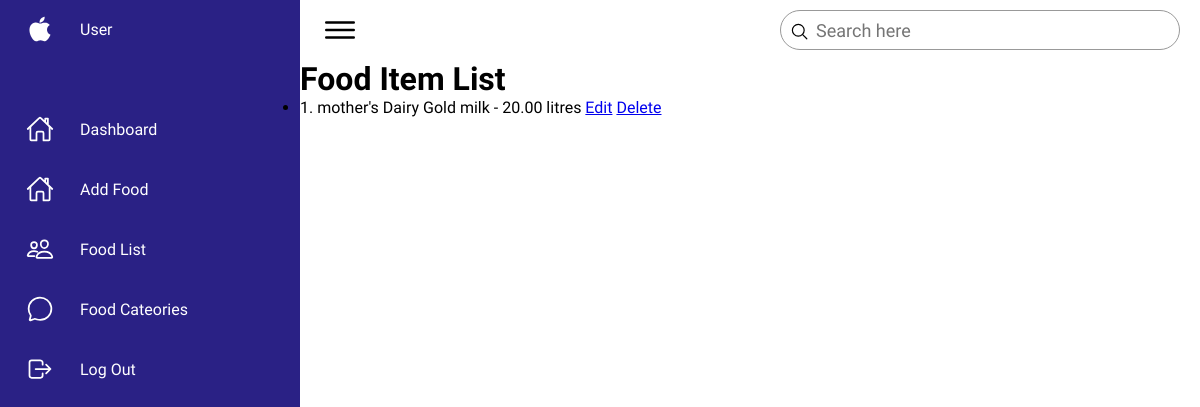
The page /food_item_list/ (signed in) on the database as committed earlier.
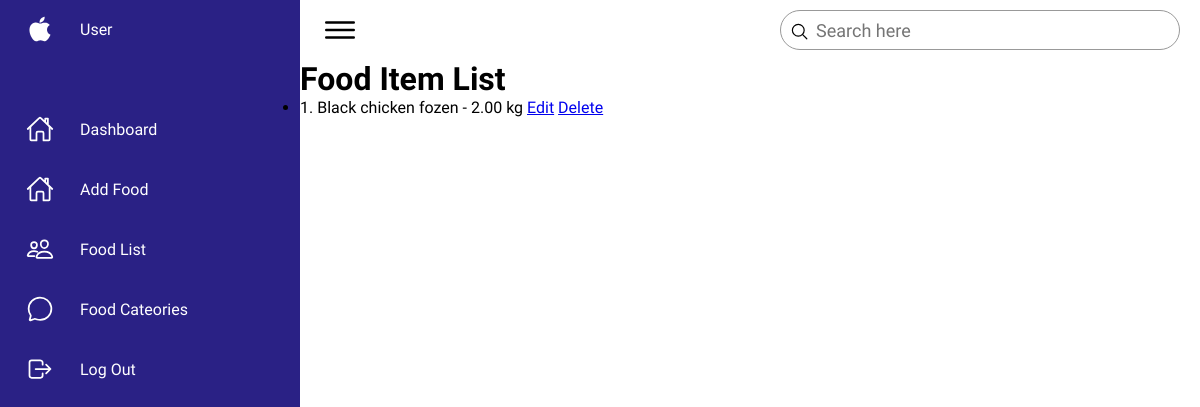
The same page on the database as committed later.
### food_management/models.py (models this page shows, shortened)
class FoodItem(models.Model):
    UNIT_CHOICES = [
        ('kg', 'kg'),
        ('g', 'g'),
        ('ml', 'ml'),
        ('pieces', 'pieces'),
        ('packets', 'packets'),
        ('litres', 'litres'),
        ('units', 'units'),
        ('other', 'other'),
    ]
    category = models.ForeignKey(FoodCategory, on_delete=models.CASCADE)
    name = models.CharField(max_length=200)
    quantity = models.DecimalField(max_digits=10, decimal_places=2)
    unit = models.CharField(max_length=20, choices=UNIT_CHOICES)
    expiry_date = models.DateField()
    added_by = models.ForeignKey(User, on_delete=models.CASCADE)
    barcode = models.CharField(max_length=100, blank=True, null=True)

### food_management/views.py (the view)
# urls.py: path('food_item_list/', food_item_list, name='food_item_list'),
@login_required(login_url='user_login/')
def food_item_list(request):
    food_items = FoodItem.objects.filter(added_by=request.user)
    return render(request, 'food_management/food_item_list.html', {'food_items': food_items})

### templates/food_management/food_item_list.html (shortened to what this page needs)
{% extends 'base.html' %}
{% block content %}
<body>
    <h1>Food Item List</h1>
    <ul>
        {% for food_item in food_items %}
            <li>{{ forloop.counter }}. {{ food_item.name }} - {{ food_item.quantity }} {{ food_item.get_unit_display }}
                <a href="{% url 'edit_food_item' pk=food_item.pk %}">Edit</a>
                <a href="{% url 'delete_food_item' pk=food_item.pk %}">Delete</a>
            </li>
        {% endfor %}
    </ul>
{% endblock %}

### templates/base.html (shortened to what this page needs)
<!DOCTYPE html>
{% load static %}
<html lang="en">
  <head>
    <link rel="stylesheet" href="{% static 'assets/css/style.css' %}">
    <link rel="stylesheet" href="{% static 'assets/css/dashboard.css' %}">
</head>
  <body>
    <div class="container">
      <div class="navigation">
        <ul>
          <li>
            <a href="{% url 'dashboard' %}">
              <span class="icon">
                <ion-icon name="logo-apple"></ion-icon>
              </span>
              <span class="title">User</span>
            </a>
          </li>
          <li>
            <a href="{% url 'dashboard' %}">
              <span class="icon">
                <ion-icon name="home-outline"></ion-icon>
              </span>
              <span class="title">Dashboard</span>
            </a>
          </li>
          <li>
            <a href="{% url 'add_food_item' %}">
              <span class="icon">
                <ion-icon name="home-outline"></ion-icon>
              </span>
              <span class="title">Add Food</span>
            </a>
          </li>
          <li>
            <a href="{% url 'food_item_list' %}">
              <span class="icon">
                <ion-icon name="people-outline"></ion-icon>
              </span>
              <span class="title">Food List</span>
            </a>
          </li>
          <li>
            <a href="{% url 'category_list' %}">
              <span class="icon">
                <ion-icon name="chatbubble-outline"></ion-icon>
              </span>
              <span class="title">Food Cateories</span>
            </a>
          </li>
          <li>
            <a href="{% url 'user_logout' %}">
              <span class="icon">
                <ion-icon name="log-out-outline"></ion-icon>
              </span>
              <span class="title">Log Out</span>
            </a>
          </li>
        </ul>
      </div>
      <div class="main">
        <div class="topbar">
          <div class="toggle">
            <ion-icon name="menu-outline"></ion-icon>
          </div>
          <div class="search">
            <label>
              <input type="text" placeholder="Search here" />
              <ion-icon name="search-outline"></ion-icon>
            </label>
          </div>
        </div>
        <div class="content">
            {% block content %}{% endblock %}
          </div>
      </div>
    </div>
  </body>
</html>

### static/assets/css/style.css (style rules this page uses)
* { font-family: "Ubuntu", sans-serif; margin: 0; padding: 0; box-sizing: border-box; }
:root { --blue: #2a2185; --white: #fff; --gray: #f5f5f5; --black1: #222; --black2: #999; }
body { min-height: 100vh; overflow-x: hidden; }
.container { position: relative; width: 100%; }
.navigation { position: fixed; width: 300px; height: 100%; background: var(--blue); border-left: 10px solid var(--blue); transition: 0.5s; overflow: hidden; }
.navigation ul { position: absolute; top: 0; left: 0; width: 100%; }
.navigation ul li { position: relative; width: 100%; list-style: none; border-top-left-radius: 30px; border-bottom-left-radius: 30px; }
.navigation ul li:nth-child(1) { margin-bottom: 40px; pointer-events: none; }
.navigation ul li a { position: relative; display: block; width: 100%; display: flex; text-decoration: none; color: var(--white); }
.navigation ul li a .icon { position: relative; display: block; min-width: 60px; height: 60px; line-height: 75px; text-align: center; }
.navigation ul li a .icon ion-icon { font-size: 1.75rem; }
.navigation ul li a .title { position: relative; display: block; padding: 0 10px; height: 60px; line-height: 60px; text-align: start; white-space: nowrap; }
.main { position: absolute; width: calc(100% - 300px); left: 300px; min-height: 100vh; background: var(--white); transition: 0.5s; }
.topbar { width: 100%; height: 60px; display: flex; justify-content: space-between; align-items: center; padding: 0 10px; }
.toggle { position: relative; width: 60px; height: 60px; display: flex; justify-content: center; align-items: center; font-size: 2.5rem; cursor: pointer; }
.search { position: relative; width: 400px; margin: 0 10px; }
.search label { position: relative; width: 100%; }
.search label input { width: 100%; height: 40px; border-radius: 40px; padding: 5px 20px; padding-left: 35px; font-size: 18px; outline: none; border: 1px solid var(--black2); }
.search label ion-icon { position: absolute; top: 0; left: 10px; font-size: 1.2rem; }

Rows that differ between the two databases and show on the page:
removed FoodItem: name "mother's Dairy Gold milk", quantity "20.00", unit "litres"
added FoodItem: name "Black chicken fozen", quantity "2.00", unit "kg"
